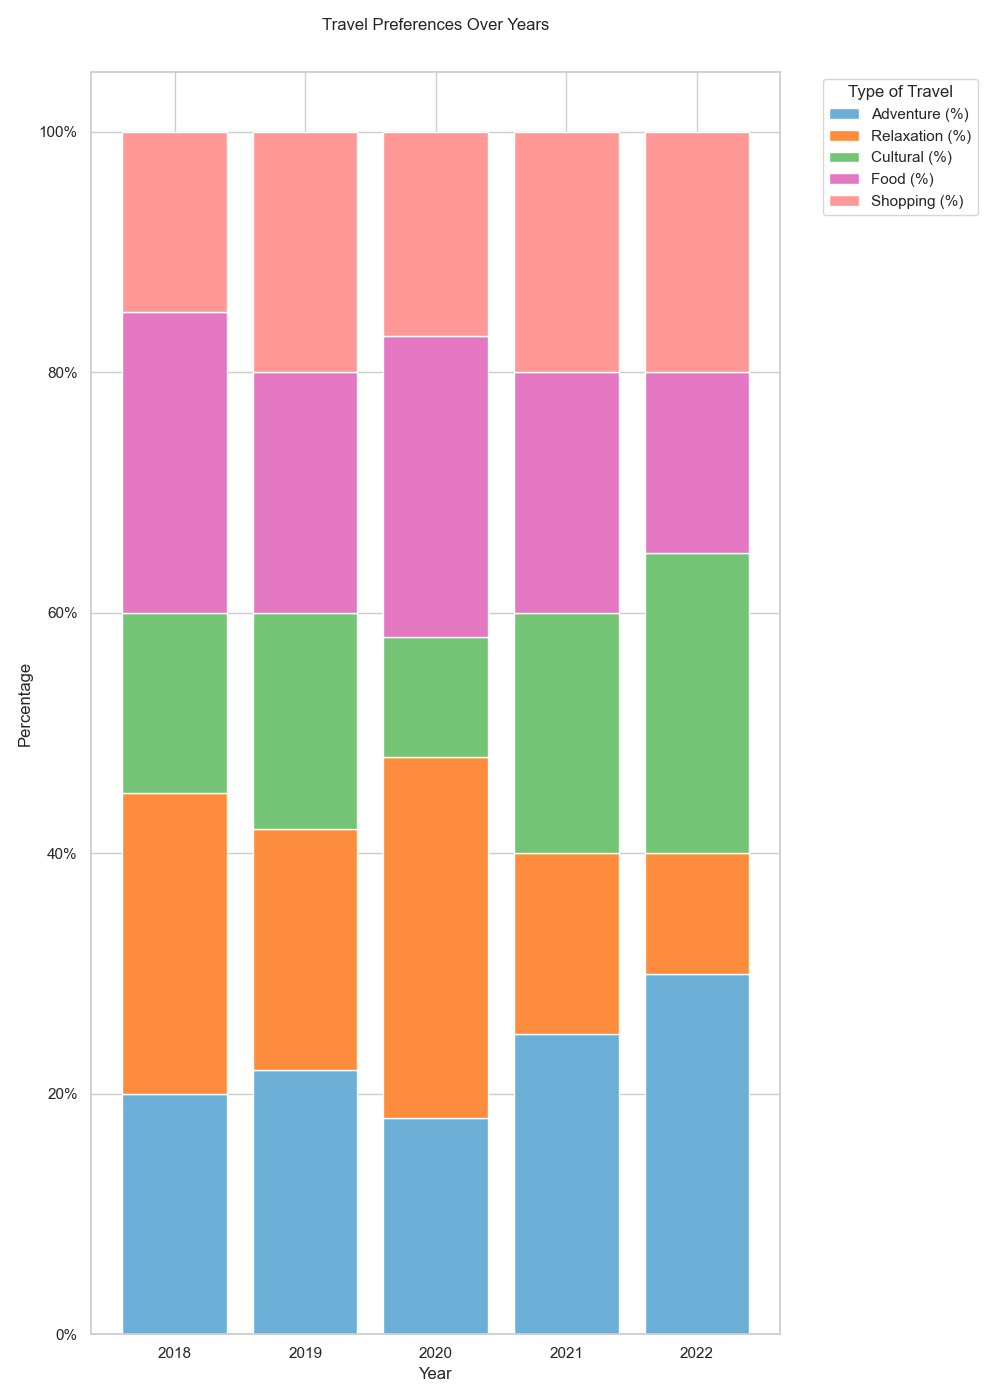

The script that drew this image:

import matplotlib.pyplot as plt
import pandas as pd

data = [
    {'Year': 2018, 'Adventure (%)': 20, 'Relaxation (%)': 25, 'Cultural (%)': 15, 'Food (%)': 25, 'Shopping (%)': 15},
    {'Year': 2019, 'Adventure (%)': 22, 'Relaxation (%)': 20, 'Cultural (%)': 18, 'Food (%)': 20, 'Shopping (%)': 20},
    {'Year': 2020, 'Adventure (%)': 18, 'Relaxation (%)': 30, 'Cultural (%)': 10, 'Food (%)': 25, 'Shopping (%)': 17},
    {'Year': 2021, 'Adventure (%)': 25, 'Relaxation (%)': 15, 'Cultural (%)': 20, 'Food (%)': 20, 'Shopping (%)': 20},
    {'Year': 2022, 'Adventure (%)': 30, 'Relaxation (%)': 10, 'Cultural (%)': 25, 'Food (%)': 15, 'Shopping (%)': 20}
]

df = pd.DataFrame(data)
df.set_index('Year', inplace=True)
cumulative_values = df.cumsum(axis=1)

colors = ['#6baed6', '#fd8d3c', '#74c476', '#e377c2', '#ff9896']
fig, ax = plt.subplots(figsize=(10, 14))

bar_width = 0.8
for i, col in enumerate(df.columns):
    bottom_values = cumulative_values.iloc[:, i-1] if i > 0 else None
    ax.bar(
        df.index,
        df[col],
        bottom=bottom_values,
        color=colors[i],
        edgecolor='white',
        label=col,
        width=bar_width
    )

ax.set_xticks(df.index)
ax.set_xticklabels(df.index, rotation=0)
ax.set_xlabel('Year')
ax.set_ylabel('Percentage')
ax.set_title('Travel Preferences Over Years', pad=30)
ax.legend(title='Type of Travel', bbox_to_anchor=(1.05, 1), loc='upper left')

yticks = ax.get_yticks()
ax.set_yticklabels(['{}%'.format(int(y)) for y in yticks])

plt.tight_layout()
plt.show()
